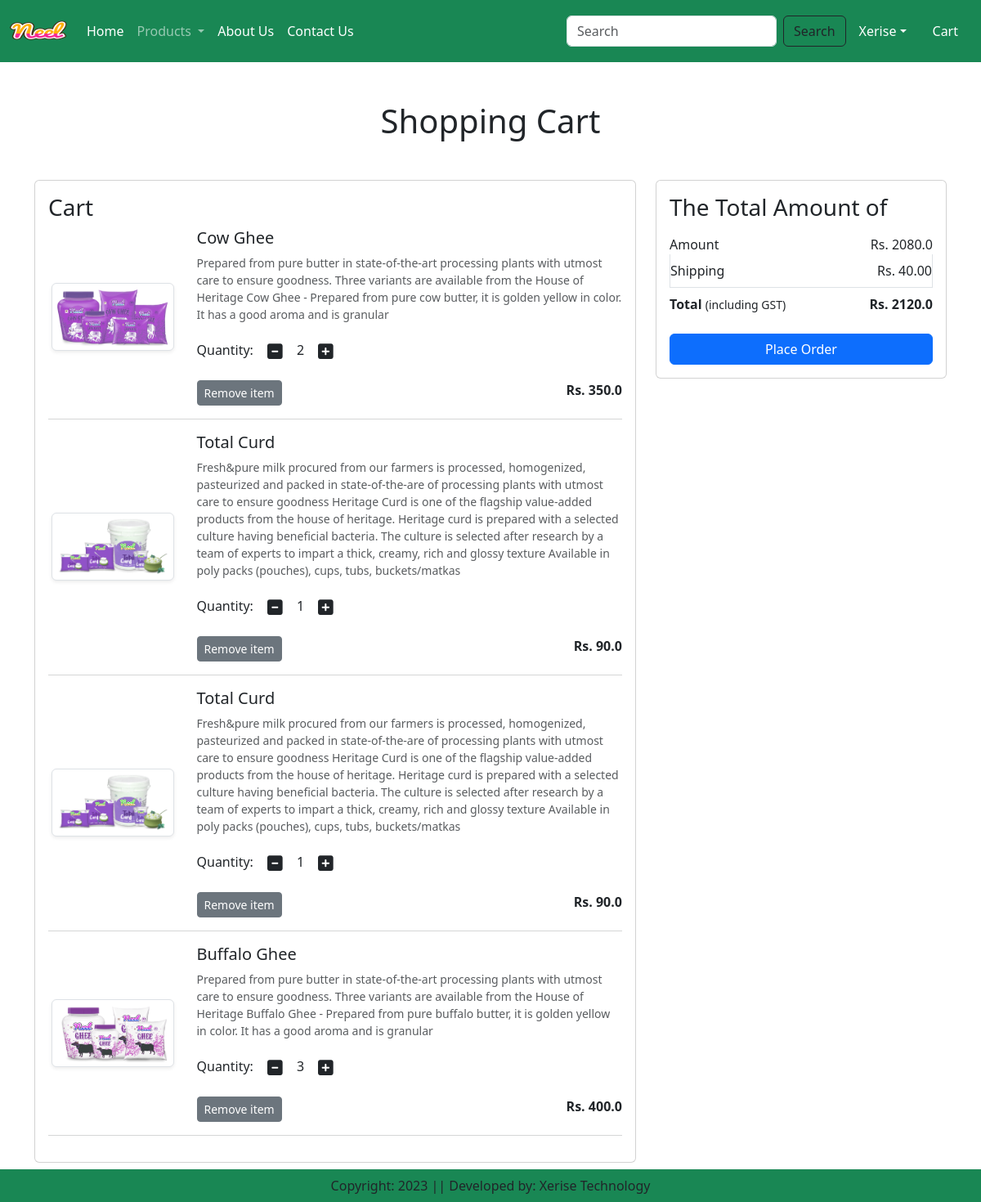
The app's page /cart/ (signed in) with its own data.
### app/models.py (models this page shows, shortened)
class Cart(models.Model):
    user = models.ForeignKey(User, on_delete=models.CASCADE)
    product = models.ForeignKey(Product, on_delete=models.CASCADE)
    quantity = models.PositiveIntegerField(default=1)

class Product(models.Model):
    title = models.CharField(max_length=100)
    selling_price = models.FloatField()
    discounted_price = models.FloatField()
    description = models.TextField()
    composition = models.TextField()
    prodapp = models.TextField(default='')
    category = models.CharField(choices=CATEGORY_CHOICES, max_length=2)
    product_image = models.ImageField(upload_to='product')

### app/views.py (the view)
# urls.py: path('cart/', views.show_cart, name='showcart'),
@login_required
def show_cart(request):
    user = request.user
    cart = Cart.objects.filter(user=user)
    amount = 0
    for p in cart:
        value = p.quantity * p.product.discounted_price
        amount = amount + value
    totalamount = amount + 40
    totalitem = 0
    if request.user.is_authenticated:
        totalitem = len(Cart.objects.filter(user=request.user))
    return render(request, 'app/addtocart.html', locals())

### app/templates/app/addtocart.html (shortened to what this page needs)
{% extends 'app/base.html' %}
{% load static %}
{% block main-content %}
<div class="container my-5">
    <div class="row">
        {% if cart %}
        <h1 class="text-center mb-5">Shopping Cart</h1>
        <div class="col-sm-8">
            <div class="card">
                <div class="card-body">
                    <h3>Cart</h3>
                    {% for item in cart %}
                    <div class="row">
                        <div class="col-sm-3 text-center align-self-center"><img src="{{item.product.product_image.url}}" alt="" srcset="" class="img-fluid img-thumbnail shadow-sm" height="150" width="150" /></div>
                        <div class="col-sm-9">
                            <div>
                                <h5>{{item.product.title}}</h5>
                                <p class="mb-2 text-muted small">{{item.product.description}}</p>
                                <div class="my-3">
                                    <label for="quantity">Quantity:</label>
                                    <a class="minus-cart btn" pid={{item.product.id}}><i class="fas fa-minus-square fa-lg"></i></a>
                                    <span id="quantity">{{item.quantity}}</span>
                                    <a class="plus-cart btn" pid={{item.product.id}}><i class="fas fa-plus-square fa-lg"></i></a>
                                </div>
                                <div class="d-flex justify-content-between">
                                    <a href="#" class="remove-cart btn btn-sm btn-secondary mr-3" pid={{item.product.id}}>Remove item</a>
                                    <p class="mb-0"><span><strong>Rs. {{item.product.discounted_price}}</strong></span></p>
                                </div>
                            </div>
                        </div>
                    </div>
                    <hr class="text-muted">
                    {% endfor %}
                </div>
            </div>
        </div>
        <div class="col-sm-4">
            <div class="card">
                <div class="card-body">
                    <h3>The Total Amount of</h3>
                    <ul class="list-group">
                        <li class="list-group-item d-flex justify-content-between align-items-center border-0 px-0 pb-0">Amount<span id="amount">Rs. {{amount}}</span></li>
                        <li class="list-group-item d-flex justify-content-between align-items-center px-0">Shipping<span>Rs. 40.00</span></li>
                        <li class="list-group-item d-flex justify-content-between align-items-center border-0 px-0 mb-3">
                            <div>
                                <strong>Total</strong> <small>(including GST)</small>
                            </div>
                            <span id="totalamount"><strong>Rs. {{totalamount}}</strong></span>
                        </li>
                    </ul>
                    <div class="d-grid"><a href="{% url 'checkout' %}" class="btn btn-primary">Place Order</a></div>
                </div>
            </div>
        </div>
        {% else %}
        <h1 class="text-center mb-5">Cart is Empty</h1>
        {% endif %}
    </div>
</div>
{% endblock main-content %}

### app/templates/app/base.html (shortened to what this page needs)
<!DOCTYPE html>
{% load static %}
<html lang="en">
<head>
    <link href="https://cdn.jsdelivr.net/npm/bootstrap@5.3.0-alpha1/dist/css/bootstrap.min.css" rel="stylesheet">
    <link rel="stylesheet" href="{% static 'app/css/owl.carousel.min.css' %}" />
    <link rel="stylesheet" href="{% static 'app/css/all.min.css' %}" />
    <link rel="stylesheet" href="{% static 'app/css/style.css' %}" />
</head>
<body>
    <nav class="navbar navbar-expand-lg navbar-dark bg-success">
      <div class="container-fluid">
        <a class="navbar-brand" href="/">
            <img src="{% static 'app/images/Neel.png' %}" width="70" height="50">
        </a>
        <div class="collapse navbar-collapse" id="navbarSupportedContent">
          <ul class="navbar-nav me-auto mb-2 mb-lg-0">
            {% if request.user.is_authenticated %}
            <li class="nav-item">
              <a class="nav-link active" aria-current="page" href="/">Home</a>
            </li>
            <li class="nav-item dropdown">
              <a class="nav-link dropdown-toggle" href="#" role="button" data-bs-toggle="dropdown" aria-expanded="false">
                Products
              </a>
            </li>
            <li class="nav-item">
              <a class="nav-link text-white" href="{% url 'about' %}">About Us</a>
            </li>
            <li class="nav-item">
              <a class="nav-link text-white" href="{% url 'contact' %}">Contact Us</a>
            </li>
          </ul>
          <form class="d-flex" role="search" action="/search">
            <input class="form-control me-2" type="search" placeholder="Search" name="search" aria-label="Search">
            <button class="btn btn-outline-dark" type="submit">Search</button>
          </form>
        </div>
        <ul class="navbar-nav me-auto mb-2 mb-lg-0">
            <li class="nav-item dropdown mx-2">
                <a class="nav-link dropdown-toggle text-white" href="#" id="profileDropdown" role="button" data-bs-toggle="dropdown" aria-expanded="false">Xerise</a>
            </li>
            <li class="nav-item mx-2">
                <a href="{% url 'showcart' %}" class="nav-link text-white">Cart</a>
            </li>
            {% endif %}
        </ul>
      </div>
    </nav>
    {% block main-content %} {% endblock main-content %}
    <footer class="container-fluid fixed-bottom bg-success text-center p-2 mt-5">
        Copyright: 2023 || Developed by: Xerise Technology
    </footer>
</body>
</html>

### records on screen
Cart: product.product_image (picture), product "Cow Ghee", product.description "Prepared from pure butter in state-of-the-art processing plants with utmost care to ensure goodness. Three variants are available from the House of Heritage Cow Ghee - Prepared from pure cow butter, it is golden yellow in color. It has a good aroma and is granular", quantity "2", product.discounted_price "350.0"
Cart: product.product_image (picture), product "Total Curd", product.description "Fresh&pure milk procured from our farmers is processed, homogenized, pasteurized and packed in state-of-the-are of processing plants with utmost care to ensure goodness Heritage Curd is one of the flagship value-added products from the house of heritage. Heritage curd is prepared with a selected culture having beneficial bacteria. The culture is selected after research by a team of experts to impart a thick, creamy, rich and glossy texture Available in poly packs (pouches), cups, tubs, buckets/matkas", quantity "1", product.discounted_price "90.0"
Cart: product.product_image (picture), product "Total Curd", product.description "Fresh&pure milk procured from our farmers is processed, homogenized, pasteurized and packed in state-of-the-are of processing plants with utmost care to ensure goodness Heritage Curd is one of the flagship value-added products from the house of heritage. Heritage curd is prepared with a selected culture having beneficial bacteria. The culture is selected after research by a team of experts to impart a thick, creamy, rich and glossy texture Available in poly packs (pouches), cups, tubs, buckets/matkas", quantity "1", product.discounted_price "90.0"
Cart: product.product_image (picture), product "Buffalo Ghee", product.description "Prepared from pure butter in state-of-the-art processing plants with utmost care to ensure goodness. Three variants are available from the House of Heritage Buffalo Ghee - Prepared from pure buffalo butter, it is golden yellow in color. It has a good aroma and is granular", quantity "3", product.discounted_price "400.0"

### other values on screen
{{ amount }} "2080.0"
{{ totalamount }} "2120.0"
